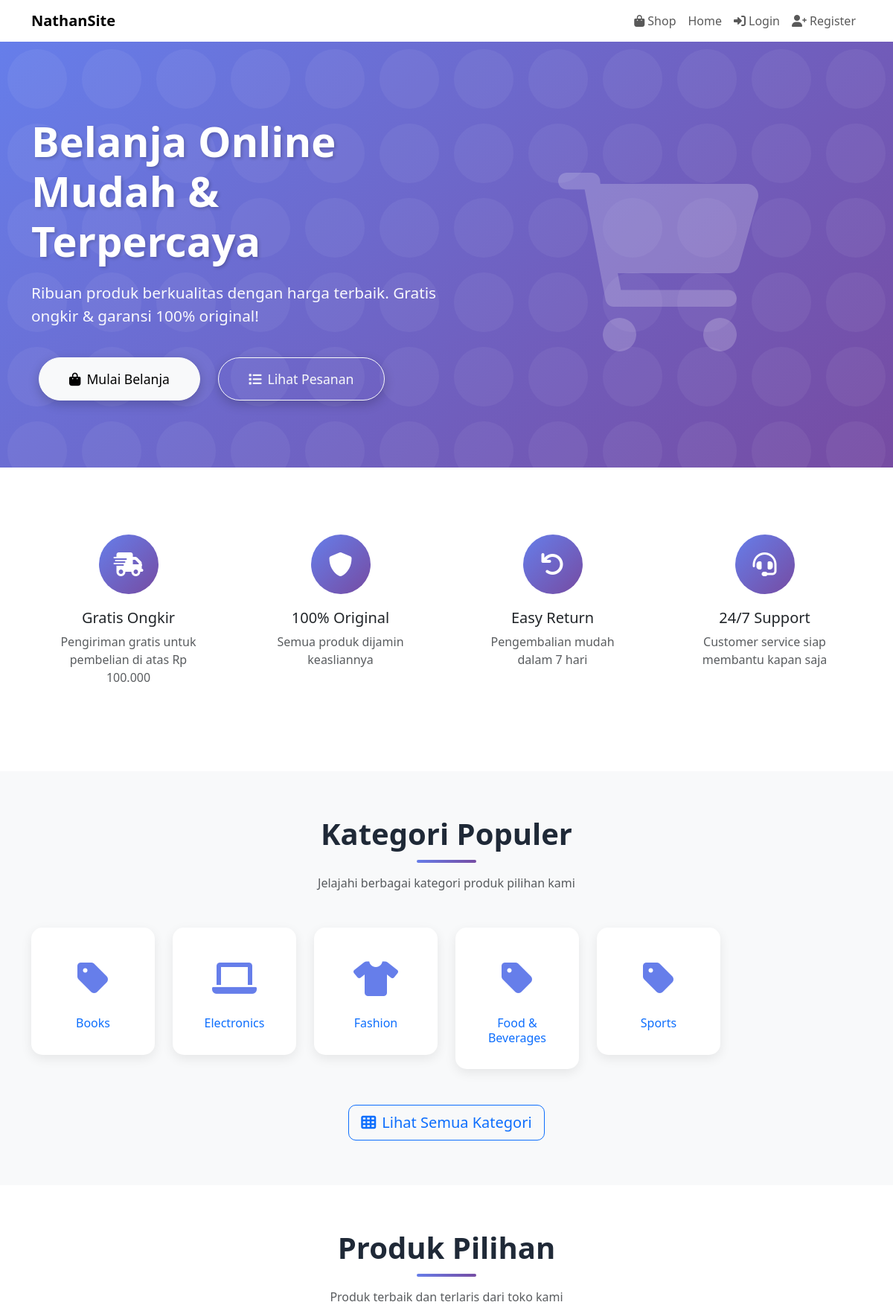
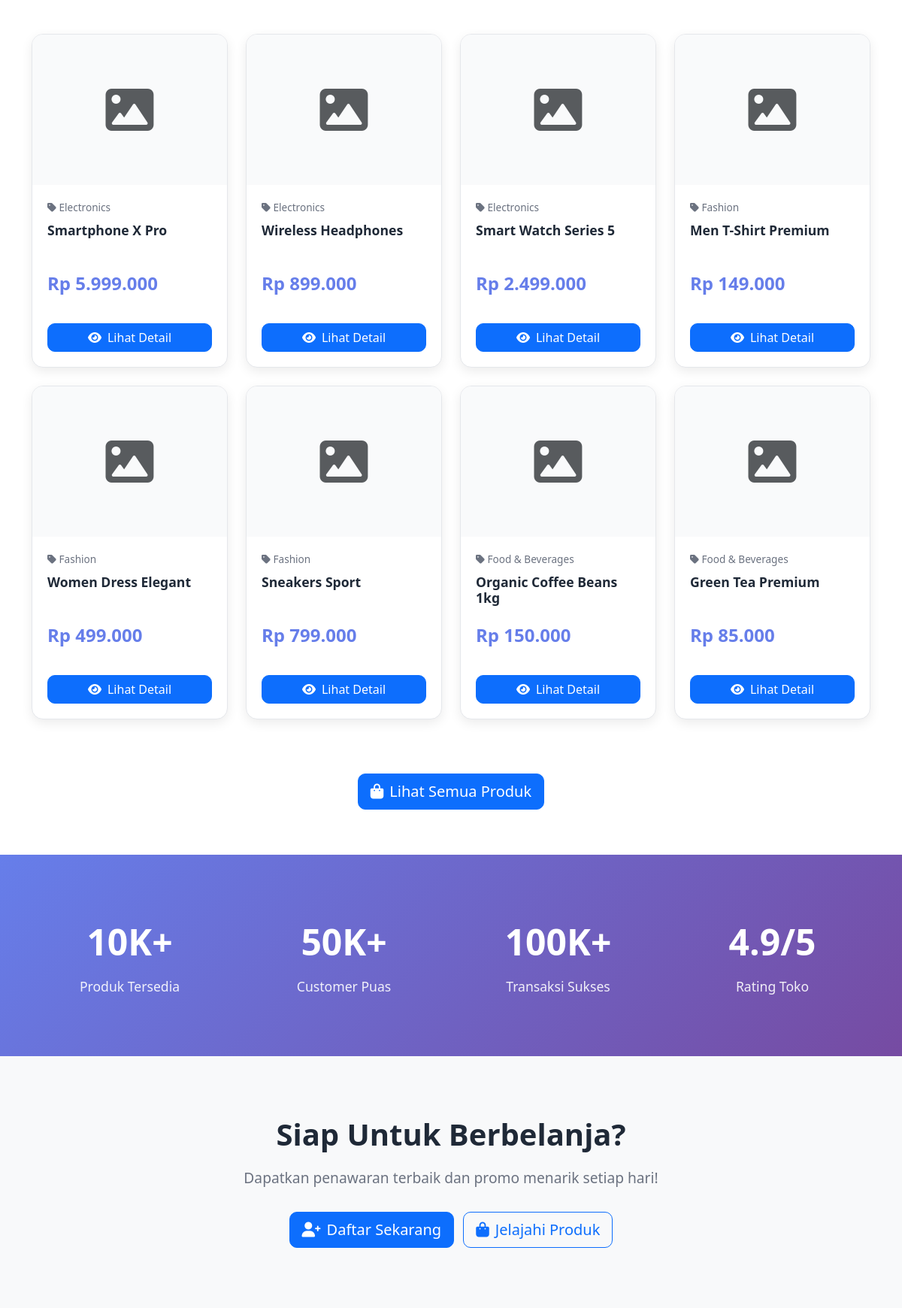
The page / on the database its author committed (2 pictures, top to bottom).
### tables this page shows
CREATE TABLE IF NOT EXISTS tbl_categories (
    id INT AUTO_INCREMENT PRIMARY KEY,
    name VARCHAR(100) NOT NULL,
    description TEXT,
    image VARCHAR(255),
    created_at TIMESTAMP DEFAULT CURRENT_TIMESTAMP
);

CREATE TABLE IF NOT EXISTS tbl_products (
    id INT AUTO_INCREMENT PRIMARY KEY,
    category_id INT NOT NULL,
    name VARCHAR(200) NOT NULL,
    description TEXT,
    price DECIMAL(10,2) NOT NULL,
    stock INT DEFAULT 0,
    image VARCHAR(255),
    status ENUM('active', 'inactive') DEFAULT 'active',
    created_at TIMESTAMP DEFAULT CURRENT_TIMESTAMP,
    updated_at TIMESTAMP DEFAULT CURRENT_TIMESTAMP ON UPDATE CURRENT_TIMESTAMP,
    FOREIGN KEY (category_id) REFERENCES tbl_categories(id) ON DELETE CASCADE
);

### app/controller/Home.php (called while the page is built, shortened)
<?php
class Home extends Controller {
    public function index() {
        $productModel = $this->model('Product_model');
        $categoryModel = $this->model('Category_model');
        $data['title'] = 'AIMVC Store - Belanja Online Terpercaya';
        $data['featured_products'] = $productModel->getAllProducts(8);
        $data['categories'] = $categoryModel->getAllCategories();
        $data['cart_count'] = 0;
        $this->view('home/index', $data);
    }
}
?>

### public/index.php (called while the page is built, shortened)
<?php
    $app = new App();
?>

### app/model/Category_model.php (called while the page is built, shortened)
<?php
class Category_model {
    private $db;
    public function __construct() {
        $this->db = new Database();
    }
    public function getAllCategories() {
        $conn = $this->db->getConnection();
        $sql = "SELECT * FROM tbl_categories ORDER BY name ASC";
        $result = $conn->query($sql);
        $categories = [];
        if ($result && $result->num_rows > 0) {
            while ($row = $result->fetch_assoc()) {
                $categories[] = $row;
            }
        }
        return $categories;
    }
}
?>

### app/model/Product_model.php (called while the page is built, shortened)
<?php
class Product_model {
    private $db;
    public function __construct() {
        $this->db = new Database();
    }
    public function getAllProducts($limit = null) {
        $conn = $this->db->getConnection();
        $sql = "SELECT p.*, c.name as category_name
                FROM tbl_products p
                LEFT JOIN tbl_categories c ON p.category_id = c.id
                WHERE p.status = 'active'
                ORDER BY p.created_at DESC";
        if ($limit) {
            $sql .= " LIMIT " . (int)$limit;
        }
        $result = $conn->query($sql);
        $products = [];
        if ($result && $result->num_rows > 0) {
            while ($row = $result->fetch_assoc()) {
                $products[] = $row;
            }
        }
        return $products;
    }
}
?>

### app/view/home/index.php (the view, shortened to what this page needs)
<?php require_once '../app/view/template/header.php'; ?>
<section class="hero-section">
    <div class="container">
        <div class="row align-items-center">
            <div class="col-lg-6 hero-content">
                <h1 class="hero-title">Belanja Online<br>Mudah & Terpercaya</h1>
                <p class="hero-subtitle">Ribuan produk berkualitas dengan harga terbaik. Gratis ongkir & garansi 100% original!</p>
                <div class="hero-buttons">
                    <a href="<?= BASEURL; ?>shop" class="btn btn-light btn-lg">
                        <i class="fas fa-shopping-bag me-2"></i>Mulai Belanja
                    </a>
                    <a href="<?= BASEURL; ?>shop/myOrders" class="btn btn-outline-light btn-lg">
                        <i class="fas fa-list me-2"></i>Lihat Pesanan
                    </a>
                </div>
            </div>
            <div class="col-lg-6 text-center">
                <i class="fas fa-shopping-cart" style="font-size: 15rem; opacity: 0.2;"></i>
            </div>
        </div>
    </div>
</section>
<section class="features-section">
    <div class="container">
        <div class="row">
            <div class="col-md-3 mb-4">
                <div class="feature-card">
                    <div class="feature-icon">
                        <i class="fas fa-shipping-fast"></i>
                    </div>
                    <h5>Gratis Ongkir</h5>
                    <p class="text-muted mb-0">Pengiriman gratis untuk pembelian di atas Rp 100.000</p>
                </div>
            </div>
            <div class="col-md-3 mb-4">
                <div class="feature-card">
                    <div class="feature-icon">
                        <i class="fas fa-shield-alt"></i>
                    </div>
                    <h5>100% Original</h5>
                    <p class="text-muted mb-0">Semua produk dijamin keasliannya</p>
                </div>
            </div>
            <div class="col-md-3 mb-4">
                <div class="feature-card">
                    <div class="feature-icon">
                        <i class="fas fa-undo"></i>
                    </div>
                    <h5>Easy Return</h5>
                    <p class="text-muted mb-0">Pengembalian mudah dalam 7 hari</p>
                </div>
            </div>
            <div class="col-md-3 mb-4">
                <div class="feature-card">
                    <div class="feature-icon">
                        <i class="fas fa-headset"></i>
                    </div>
                    <h5>24/7 Support</h5>
                    <p class="text-muted mb-0">Customer service siap membantu kapan saja</p>
                </div>
            </div>
        </div>
    </div>
</section>
<section class="categories-section">
    <div class="container">
        <div class="text-center mb-5">
            <h2 class="section-title">Kategori Populer</h2>
            <p class="text-muted">Jelajahi berbagai kategori produk pilihan kami</p>
        </div>
        <div class="row">
            <?php
            $icons = [
                'Electronics' => 'laptop',
                'Fashion' => 'tshirt',
                'Food & Beverage' => 'coffee',
                'Books & Stationery' => 'book',
                'Sports & Outdoors' => 'basketball-ball',
                'Beauty & Health' => 'heart',
                'Home & Living' => 'home',
                'Toys & Hobbies' => 'gamepad',
                'Automotive' => 'car',
                'Services' => 'concierge-bell'
            ];
            $displayCategories = array_slice($data['categories'], 0, 6);
            foreach ($displayCategories as $category):
                $icon = $icons[$category['name']] ?? 'tag';
            ?>
                <div class="col-md-4 col-lg-2 mb-4">
                    <a href="<?= BASEURL; ?>shop/index/<?= $category['id']; ?>" class="text-decoration-none">
                        <div class="category-card">
                            <div class="category-icon">
                                <i class="fas fa-<?= $icon; ?>"></i>
                            </div>
                            <h6 class="mb-0"><?= htmlspecialchars($category['name']); ?></h6>
                        </div>
                    </a>
                </div>
            <?php endforeach; ?>
        </div>
        <div class="text-center mt-4">
            <a href="<?= BASEURL; ?>shop" class="btn btn-outline-primary btn-lg">
                <i class="fas fa-th me-2"></i>Lihat Semua Kategori
            </a>
        </div>
    </div>
</section>
<section class="products-section">
    <div class="container">
        <div class="text-center mb-5">
            <h2 class="section-title">Produk Pilihan</h2>
            <p class="text-muted">Produk terbaik dan terlaris dari toko kami</p>
        </div>
        <?php if (empty($data['featured_products'])): ?>
            <div class="alert alert-info text-center">
                <i class="fas fa-info-circle"></i> Produk akan segera ditambahkan
            </div>
        <?php else: ?>
            <div class="row">
                <?php foreach ($data['featured_products'] as $product): ?>
                    <div class="col-md-6 col-lg-3 mb-4">
                        <div class="product-card">
                            <div class="product-image">
                                <?php if (!empty($product['image'])): ?>
                                    <img src="<?= htmlspecialchars($product['image']); ?>"
                                         alt="<?= htmlspecialchars($product['name']); ?>">
                                <?php else: ?>
                                    <i class="fas fa-image fa-4x text-muted"></i>
                                <?php endif; ?>
                            </div>
                            <div class="product-body">
                                <div class="product-category">
                                    <i class="fas fa-tag"></i> <?= htmlspecialchars($product['category_name'] ?? 'Uncategorized'); ?>
                                </div>
                                <h5 class="product-title"><?= htmlspecialchars($product['name']); ?></h5>
                                <div class="product-price">Rp <?= number_format($product['price'], 0, ',', '.'); ?></div>
                            </div>
                            <div class="product-footer">
                                <a href="<?= BASEURL; ?>shop/detail/<?= $product['id']; ?>" class="btn btn-primary w-100">
                                    <i class="fas fa-eye me-2"></i>Lihat Detail
                                </a>
                            </div>
                        </div>
                    </div>
                <?php endforeach; ?>
            </div>
            <div class="text-center mt-5">
                <a href="<?= BASEURL; ?>shop" class="btn btn-primary btn-lg">
                    <i class="fas fa-shopping-bag me-2"></i>Lihat Semua Produk
                </a>
            </div>
        <?php endif; ?>
    </div>
</section>
<section class="stats-section">
    <div class="container">
        <div class="row">
            <div class="col-md-3">
                <div class="stat-item">
                    <div class="stat-number">10K+</div>
                    <div class="stat-label">Produk Tersedia</div>
                </div>
            </div>
            <div class="col-md-3">
                <div class="stat-item">
                    <div class="stat-number">50K+</div>
                    <div class="stat-label">Customer Puas</div>
                </div>
            </div>
            <div class="col-md-3">
                <div class="stat-item">
                    <div class="stat-number">100K+</div>
                    <div class="stat-label">Transaksi Sukses</div>
                </div>
            </div>
            <div class="col-md-3">
                <div class="stat-item">
                    <div class="stat-number">4.9/5</div>
                    <div class="stat-label">Rating Toko</div>
                </div>
            </div>
        </div>
    </div>
</section>
<section class="cta-section">
    <div class="container">
        <h2 class="cta-title">Siap Untuk Berbelanja?</h2>
        <p class="cta-subtitle">Dapatkan penawaran terbaik dan promo menarik setiap hari!</p>
        <?php if (isset($_SESSION['user_id'])): ?>
            <a href="<?= BASEURL; ?>shop" class="btn btn-primary btn-lg me-2">
                <i class="fas fa-shopping-cart me-2"></i>Mulai Belanja Sekarang
            </a>
            <a href="<?= BASEURL; ?>shop/myOrders" class="btn btn-outline-primary btn-lg">
                <i class="fas fa-list me-2"></i>Cek Pesanan Saya
            </a>
        <?php else: ?>
            <a href="<?= BASEURL; ?>auth/register" class="btn btn-primary btn-lg me-2">
                <i class="fas fa-user-plus me-2"></i>Daftar Sekarang
            </a>
            <a href="<?= BASEURL; ?>shop" class="btn btn-outline-primary btn-lg">
                <i class="fas fa-shopping-bag me-2"></i>Jelajahi Produk
            </a>
        <?php endif; ?>
    </div>
</section>
<?php require_once '../app/view/template/footer.php'; ?>

### rows shown on the page
tbl_categories: name "Books"
tbl_categories: name "Electronics"
tbl_categories: name "Fashion"
tbl_categories: name "Food & Beverages"
tbl_categories: name "Sports"
tbl_products: category.name "Electronics", name "Smartphone X Pro", price "5.999.000"
tbl_products: category.name "Electronics", name "Wireless Headphones", price "899.000"
tbl_products: category.name "Electronics", name "Smart Watch Series 5", price "2.499.000"
tbl_products: category.name "Fashion", name "Men T-Shirt Premium", price "149.000"
tbl_products: category.name "Fashion", name "Women Dress Elegant", price "499.000"
tbl_products: category.name "Fashion", name "Sneakers Sport", price "799.000"
tbl_products: category.name "Food & Beverages", name "Organic Coffee Beans 1kg", price "150.000"
tbl_products: category.name "Food & Beverages", name "Green Tea Premium", price "85.000"
